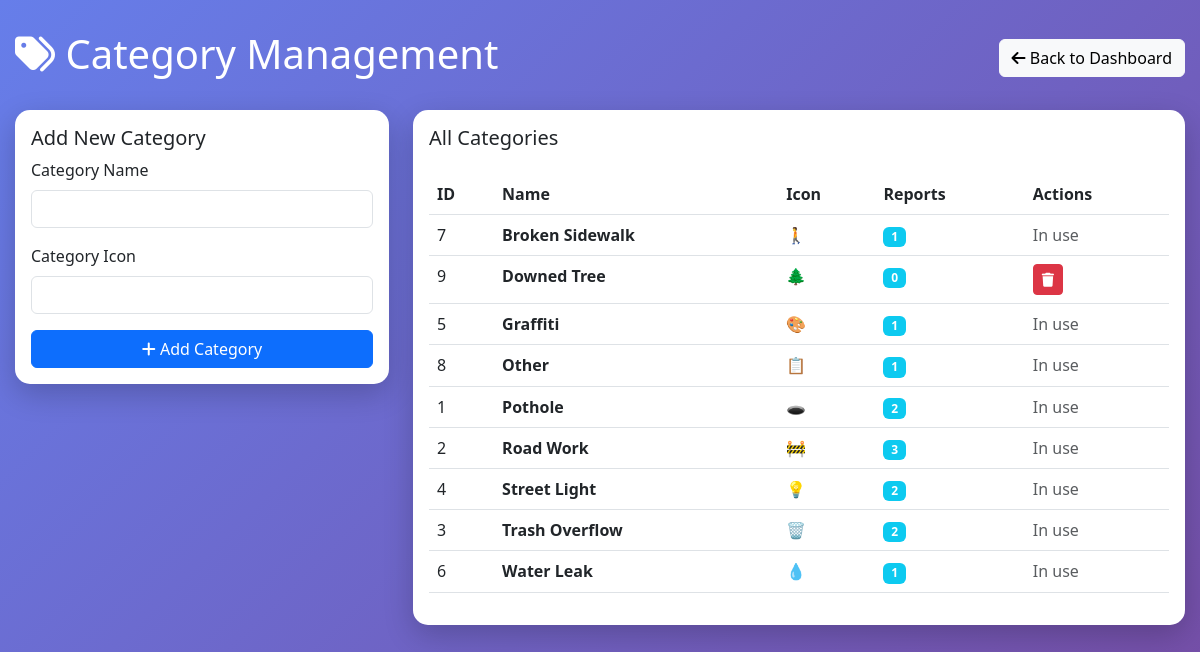
Screenshot of /admin/categories.php (signed in) with the database file from the repository.
### tables this page shows
CREATE TABLE `categories` (
  `id` int(11) NOT NULL,
  `name` varchar(50) NOT NULL,
  `icon` varchar(50) DEFAULT NULL,
  `color` varchar(20) DEFAULT NULL
);

### admin/categories.php (the view, shortened to what this page needs)
<?php
require_once '../config/database.php';
$stmt = $conn->query("SELECT c.*, COUNT(r.id) as report_count
                      FROM categories c
                      LEFT JOIN reports r ON c.id = r.category_id
                      GROUP BY c.id
                      ORDER BY c.name");
$categories = $stmt->fetchAll();
?>
<!DOCTYPE html>
<html lang="en">
<head>
    <link href="https://cdn.jsdelivr.net/npm/bootstrap@5.3.0/dist/css/bootstrap.min.css" rel="stylesheet">
    <link rel="stylesheet" href="https://cdnjs.cloudflare.com/ajax/libs/font-awesome/6.4.0/css/all.min.css">
</head>
<body>
    <div class="admin-container">
        <div class="d-flex justify-content-between align-items-center mb-4">
            <h1 class="text-white"><i class="fas fa-tags"></i> Category Management</h1>
            <a href="dashboard.php" class="btn btn-light"><i class="fas fa-arrow-left"></i> Back to Dashboard</a>
        </div>
        <div class="row">
            <div class="col-md-4">
                <div class="card mb-4">
                    <div class="card-body">
                        <h5 class="card-title">Add New Category</h5>
                        <form method="POST">
                            <div class="mb-3">
                                <label class="form-label">Category Name</label>
                                <input type="text" name="category_name" class="form-control" required>
                            </div>
                            <div class="mb-3">
                                <label class="form-label">Category Icon</label>
                                <input type="text" name="icon" class="form-control" required>
                            </div>
                            <button type="submit" class="btn btn-primary w-100">
                                <i class="fas fa-plus"></i> Add Category
                            </button>
                        </form>
                    </div>
                </div>
            </div>
            <div class="col-md-8">
                <div class="card">
                    <div class="card-body">
                        <h5 class="card-title mb-4">All Categories</h5>
                        <div class="table-responsive">
                            <table class="table table-hover">
                                <thead>
                                    <tr>
                                        <th>ID</th>
                                        <th>Name</th>
                                        <th>Icon</th>
                                        <th>Reports</th>
                                        <th>Actions</th>
                                    </tr>
                                </thead>
                                <tbody>
                                    <?php foreach ($categories as $category): ?>
                                    <tr>
                                        <td><?= $category['id'] ?></td>
                                        <td><strong><?= htmlspecialchars($category['name']) ?></strong></td>
                                        <td><?= htmlspecialchars($category['icon']) ?></td>
                                        <td><span class="badge bg-info"><?= $category['report_count'] ?></span></td>
                                        <td>
                                            <?php if ($category['report_count'] == 0): ?>
                                                <form method="POST" style="display: inline;">
                                                    <button type="submit" class="btn btn-sm btn-danger"
                                                            onclick="return confirm('Delete this category?')">
                                                        <i class="fas fa-trash"></i>
                                                    </button>
                                                </form>
                                            <?php else: ?>
                                                <span class="text-muted">In use</span>
                                            <?php endif; ?>
                                        </td>
                                    </tr>
                                    <?php endforeach; ?>
                                </tbody>
                            </table>
                        </div>
                    </div>
                </div>
            </div>
        </div>
    </div>
</body>
</html>

### admin/categories.php (style rules this page uses)
body { background: linear-gradient(135deg, #667eea 0%, #764ba2 100%); min-height: 100vh; }
.admin-container { max-width: 1200px; margin: 30px auto; padding: 0 15px; }
.card { border-radius: 15px; box-shadow: 0 10px 30px rgba(0,0,0,0.2); border: none; }

### rows the page displays
categories: id "7", name "Broken Sidewalk", icon "🚶", report_count "1", shows "In use"
categories: id "9", name "Downed Tree", icon "🌲", report_count "0"
categories: id "5", name "Graffiti", icon "🎨", report_count "1", shows "In use"
categories: id "8", name "Other", icon "📋", report_count "1", shows "In use"
categories: id "1", name "Pothole", icon "🕳️", report_count "2", shows "In use"
categories: id "2", name "Road Work", icon "🚧", report_count "3", shows "In use"
categories: id "4", name "Street Light", icon "💡", report_count "2", shows "In use"
categories: id "3", name "Trash Overflow", icon "🗑️", report_count "2", shows "In use"
categories: id "6", name "Water Leak", icon "💧", report_count "1", shows "In use"
